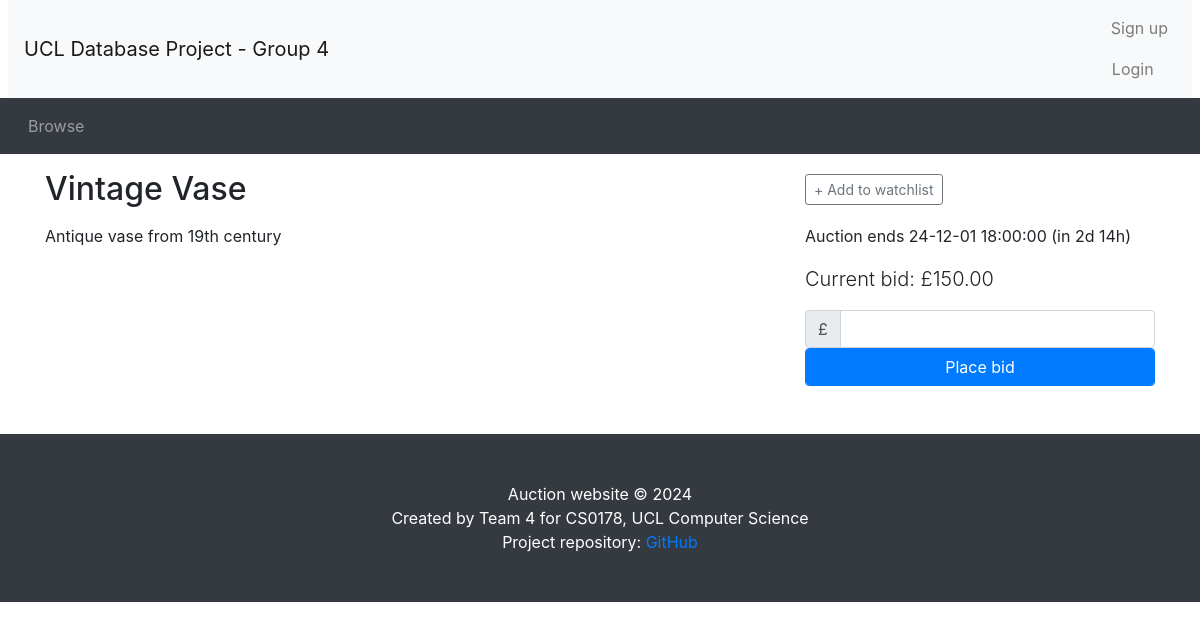
/listing.php?item_id=1, run on the app's committed database.
### tables this page shows
CREATE TABLE `auctions` (
    `item_id` INT PRIMARY KEY AUTO_INCREMENT,
    `title` VARCHAR(50) NOT NULL,
    `details` TEXT,
    `category` VARCHAR(30) NOT NULL,
    `startPrice` DECIMAL(10, 2) NOT NULL,
    `reservePrice` DECIMAL(10, 2),
    `endDate` DATETIME NOT NULL,
    `seller_id` INT NOT NULL,
    `status` ENUM('open', 'sold', 'unsold', 'cancelled') DEFAULT 'open',
    FOREIGN KEY (`seller_id`) REFERENCES `seller` (`user_id`) ON DELETE CASCADE
);

CREATE TABLE `bids` (
    `bid_id` INT PRIMARY KEY AUTO_INCREMENT,
    `buyer_id` INT NOT NULL,
    `item_id` INT NOT NULL,
    `bidPrice` DECIMAL(10, 2) NOT NULL,
    `bidTime` DATETIME NOT NULL,
    FOREIGN KEY (`buyer_id`) REFERENCES `buyer` (`user_id`) ON DELETE CASCADE,
    FOREIGN KEY (`item_id`) REFERENCES `auctions` (`item_id`) ON DELETE CASCADE
);

### utilities.php (called while the page is built, shortened)
<?php
function display_time_remaining($interval)
{
    if ($interval->days == 0 && $interval->h == 0) {
        $time_remaining = $interval->format('%im %Ss');
    } else if ($interval->days == 0) {
        $time_remaining = $interval->format('%hh %im');
    } else {
        $time_remaining = $interval->format('%ad %hh');
    }
    return $time_remaining;
}
?>

### listing.php (the view, shortened to what this page needs)
<?php include_once("header.php") ?>
<?php require("utilities.php") ?>
<?php require("my_db_connect.php") ?>
<?php
if (!isset($_GET['item_id'])) {
    $item_id = $_SESSION['viewing'];
} else {
    $item_id = $_GET['item_id'];
}
$sql = "SELECT * FROM auctions WHERE item_id = '$item_id';";
$result = mysqli_query($con, $sql);
$fetch = mysqli_fetch_array($result);
$title = $fetch['title'];
$description = $fetch['details'];
$bid_sql = "SELECT bidPrice FROM bids WHERE item_id = $item_id ORDER BY bidPrice DESC";
$bid_result = mysqli_query($con, $bid_sql);
$num_bids = mysqli_num_rows($bid_result);
if ($num_bids > 0) {
    $current_price = mysqli_fetch_assoc($bid_result)['bidPrice'];
} else {
    $current_price = $fetch['startPrice'];
}
$end_time = new DateTime($fetch['endDate']);
$now = new DateTime();
if ($now < $end_time) {
    $time_to_end = date_diff($now, $end_time);
    $time_remaining = ' (in ' . display_time_remaining($time_to_end) . ')';
}
if (isset($_SESSION['user_id'])) {
    $has_session = true;
    $user_id = $_SESSION['user_id'];
    $sql = "SELECT buyer_id, item_id FROM watchlist WHERE buyer_id = '$user_id' AND item_id = '$item_id'";
    $result = mysqli_query($con, $sql);
    $row = mysqli_num_rows($result);
    if (!$row) {
        $watching = false;
    } else {
        $watching = true;
    }
} else {
    $has_session = false;
    $watching = false;
}
?>
<div class="container">
    <div class="row">
        <div class="col-sm-8">
            <h2 class="my-3"><?php echo ($title); ?></h2>
        </div>
        <div class="col-sm-4 align-self-center">
            <?php
            if ($now < $end_time):
                ?>
                <div id="watch_nowatch" <?php if ($has_session && $watching)
                    echo ('style="display: none"'); ?>>
                    <button type="button" class="btn btn-outline-secondary btn-sm" onclick="addToWatchlist()">+ Add to
                        watchlist</button>
                </div>
            <?php endif ?>
        </div>
    </div>
    <div class="row">
        <div class="col-sm-8">
            <div class="itemDescription">
                <?php echo ($description); ?>
            </div>
        </div>
        <div class="col-sm-4">
            <p>
                <?php if ($now > $end_time): ?>
                    This auction ended <?php echo (date_format($end_time, 'y-m-d H:i:s')) ?>
                <?php else: ?>
                    Auction ends <?php echo (date_format($end_time, 'y-m-d H:i:s') . $time_remaining) ?>
                </p>
                <p class="lead">Current bid: £<?php echo (number_format($current_price, 2)) ?></p>
                <form method="POST" action="place_bid.php">
                    <div class="input-group">
                        <div class="input-group-prepend">
                            <span class="input-group-text">£</span>
                        </div>
                        <input type="number" class="form-control" name="bidPrice" id="bid">
                    </div>
                    <button type="submit" class="btn btn-primary form-control">Place bid</button>
                </form>
            <?php endif ?>
        </div>
    </div>
</div>
<?php include_once("footer.php") ?>

### data on the page
auctions: title "Vintage Vase", details "Antique vase from 19th century", endDate "24-12-01 18:00:00", endDate "(in 2d 14h)"
bids: bidPrice "150.00"
